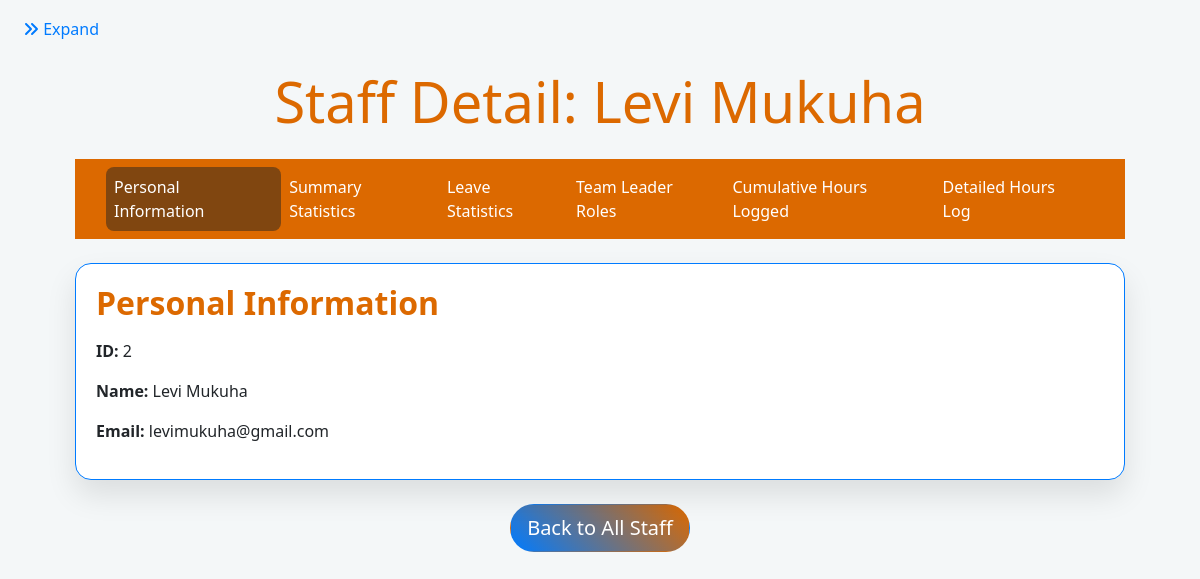
The page /staff_detail/2 on the database as committed earlier.
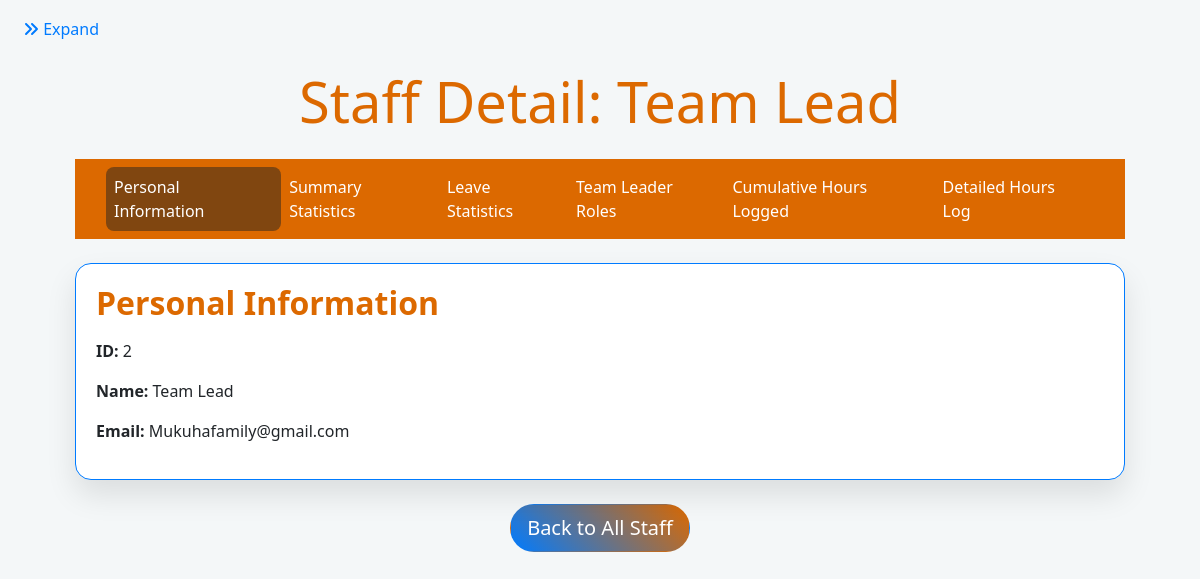
The same page on the database as committed later.
### app.py (models this page shows)
class Staff(db.Model):
    id = db.Column(db.Integer, primary_key=True)
    name = db.Column(db.String(100), nullable=False)
    email = db.Column(db.String(120), unique=True, nullable=False)
    leave_days_remaining = db.Column(db.Float, default=0.0)  # Leave days remaining in hours
    is_team_leader = db.Column(Boolean, default=False)  # New field to indicate if the staff is a team leader
    receive_notifications = db.Column(Boolean, default=True)  # New field for notification preferences
    engagements = db.relationship('Engagement', backref='team_leader', lazy=True)
    proposals = db.relationship('Proposal', backref='team_leader', lazy=True)
    hours_logs = db.relationship('HoursLog', backref='staff_member', lazy=True)
    leave_records = db.relationship('LeaveRecord', backref='staff', lazy=True)
    utilizations = db.relationship('Utilization', backref='staff', lazy=True)

### app.py (the view, shortened to what this page needs)
@app.route('/staff_detail/<int:staff_id>')
def staff_detail(staff_id):
    staff = Staff.query.get_or_404(staff_id)
    engagements = Engagement.query.filter_by(team_leader_id=staff_id).all()
    proposals = Proposal.query.filter_by(team_leader_id=staff_id).all()
    hours_logs = HoursLog.query.filter_by(staff_id=staff_id).order_by(HoursLog.date).all()
    cumulative_hours = {
        'engagements': defaultdict(float),
        'proposals': defaultdict(float),
        'non_billables': defaultdict(float)
    }
    hours_logs_by_date = defaultdict(lambda: defaultdict(lambda: defaultdict(lambda: defaultdict(list))))
    total_hours = 0
    categories_hours = defaultdict(float)
    first_log_date = None
    last_log_date = None
    today = datetime.now().date()
    current_date = datetime.now().date()
    if current_date.month > 6:
        start_of_financial_year = datetime(current_date.year, 7, 1).date()
        end_of_financial_year = datetime(current_date.year + 1, 6, 30).date()
    else:
        start_of_financial_year = datetime(current_date.year - 1, 7, 1).date()
        end_of_financial_year = datetime(current_date.year, 6, 30).date()
    total_months = (current_date.year - start_of_financial_year.year) * 12 + current_date.month - start_of_financial_year.month
    leave_earned = min(total_months * 1.75, 21)  # cap at 21 days per financial year
    leave_taken = LeaveRecord.query.filter(
        LeaveRecord.staff_id == staff_id,
        LeaveRecord.date >= start_of_financial_year
    ).count()
    current_balance = max(0, leave_earned - leave_taken)
    total_leave_available = min(12 * 1.75, 21)  # cap at 21 days per financial year
    if leave_taken > 0:
        total_leave_available = max(0, total_leave_available - leave_taken)
    leave_stats = {
        'used_leave_days': leave_taken,
        'used_leave_hours': leave_taken * 7.5,  # Assuming 7.5 hours per day
        'current_balance_days': round(current_balance, 2),
        'current_balance_hours': round(current_balance * 7.5, 2),
        'total_available_days': round(total_leave_available, 2),
        'total_available_hours': round(total_leave_available * 7.5, 2)
    }
    days_with_logs = len(hours_logs_by_date)
    average_daily_hours = total_hours / days_with_logs if days_with_logs > 0 else 0
    if first_log_date and last_log_date:
        total_workdays = sum(1 for d in (first_log_date + timedelta(n) for n in range((last_log_date - first_log_date).days + 1))
                             if d.weekday() < 5)  # Monday to Friday
        available_hours = total_workdays * 7.5
    else:
        available_hours = 0
    utilization_rate = (total_hours / available_hours * 100) if available_hours > 0 else 0
    most_active_category = max(categories_hours, key=categories_hours.get, default='none')
    return render_template('staff_detail.html',
                           staff=staff,
                           engagements=engagements,
                           proposals=proposals,
                           hours_logs=hours_logs,
                           cumulative_hours=cumulative_hours,
                           hours_logs_by_date=hours_logs_by_date,
                           Engagement=Engagement,
                           Proposal=Proposal,
                           NonBillable=NonBillable,
                           today=today,
                           total_hours=round(total_hours, 2),
                           average_daily_hours=round(average_daily_hours, 2),
                           utilization_rate=round(utilization_rate, 2),
                           most_active_category=most_active_category.capitalize(),
                           leave_stats=leave_stats)

### templates/staff_detail.html (shortened to what this page needs)
{% extends "base.html" %}
{% block content %}
<div class="container mt-5">
    <h1 class="display-4 mb-4 text-center text-primary">Staff Detail: {{ staff.name }}</h1>
    <nav class="navbar navbar-expand-lg navbar-dark bg-primary mb-4 shadow rounded-pill">
        <div class="container">
            <ul class="navbar-nav flex-nowrap">
                <li class="nav-item">
                    <a class="nav-link active" href="#personal-info" data-bs-toggle="collapse" data-bs-target="#personal-info">
                         Personal Information
                    </a>
                </li>
                <li class="nav-item">
                    <a class="nav-link" href="#summary-stats" data-bs-toggle="collapse" data-bs-target="#summary-stats">
                         Summary Statistics
                    </a>
                </li>
                <li class="nav-item">
                    <a class="nav-link" href="#leave-stats" data-bs-toggle="collapse" data-bs-target="#leave-stats">
                         Leave Statistics
                    </a>
                </li>
                <li class="nav-item">
                    <a class="nav-link" href="#team-roles" data-bs-toggle="collapse" data-bs-target="#team-roles">
                         Team Leader Roles
                    </a>
                </li>
                <li class="nav-item">
                    <a class="nav-link" href="#cumulative-hours" data-bs-toggle="collapse" data-bs-target="#cumulative-hours">
                         Cumulative Hours Logged
                    </a>
                </li>
                <li class="nav-item">
                    <a class="nav-link" href="#detailed-hours" data-bs-toggle="collapse" data-bs-target="#detailed-hours">
                         Detailed Hours Log
                    </a>
                </li>
            </ul>
        </div>
    </nav>
    {% for section_id, section_title, section_class in [
        ('personal-info', 'Personal Information', 'primary'),
        ('summary-stats', 'Summary Statistics', 'success'),
        ('leave-stats', 'Leave Statistics', 'warning'),
        ('team-roles', 'Team Leader Roles', 'info'),
        ('cumulative-hours', 'Cumulative Hours Logged', 'secondary'),
        ('detailed-hours', 'Detailed Hours Log', 'dark')
    ] %}
    <div id="{{ section_id }}" class="collapse {{ section_id == 'personal-info' and 'show' }}">
        <div class="card mb-4 border-{{ section_class }} shadow-lg rounded-4">
            <div class="card-body">
                <h2 class="card-title text-{{ section_class }} mb-3">{{ section_title }}</h2>
                {% if section_id == 'personal-info' %}
                <p><strong>ID:</strong> {{ staff.id }}</p>
                <p><strong>Name:</strong> {{ staff.name }}</p>
                <p><strong>Email:</strong> {{ staff.email }}</p>
                {% elif section_id == 'summary-stats' %}
                <p><strong>Total Hours Logged:</strong> {{ total_hours }} hours</p>
                <p><strong>Average Daily Hours:</strong> {{ average_daily_hours }} hours</p>
                <p><strong>Utilization Rate:</strong> {{ utilization_rate }}%</p>
                <p><strong>Most Active Category:</strong> {{ most_active_category }}</p>
                {% endif %}
            </div>
        </div>
    </div>
    {% endfor %}
    <div class="mt-4 text-center">
        <a href="{{ url_for('view_details') }}" class="btn btn-lg gradient-button">Back to All Staff</a>
    </div>
</div>
{% endblock %}

Rows that differ between the two databases and show on the page:
changed Staff id 2: name "Levi Mukuha" → "Team Lead"
Other text that changed with them:
new list line: "Personal Information ID: Name: Email:"
new list line: "2 Team Lead Mukuhafamily@gmail.com"
list line gone: "Personal Information ID: Name: Email:"
list line gone: "2 Levi Mukuha levimukuha@gmail.com"
